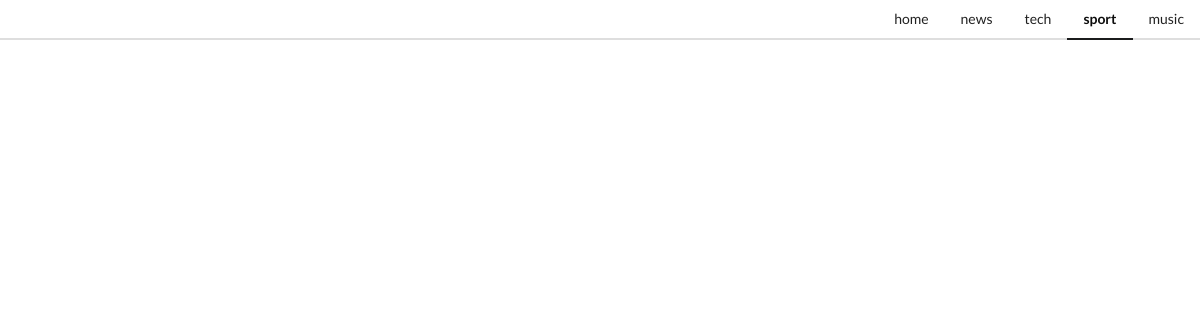
Before: /sport/ with the older database file.
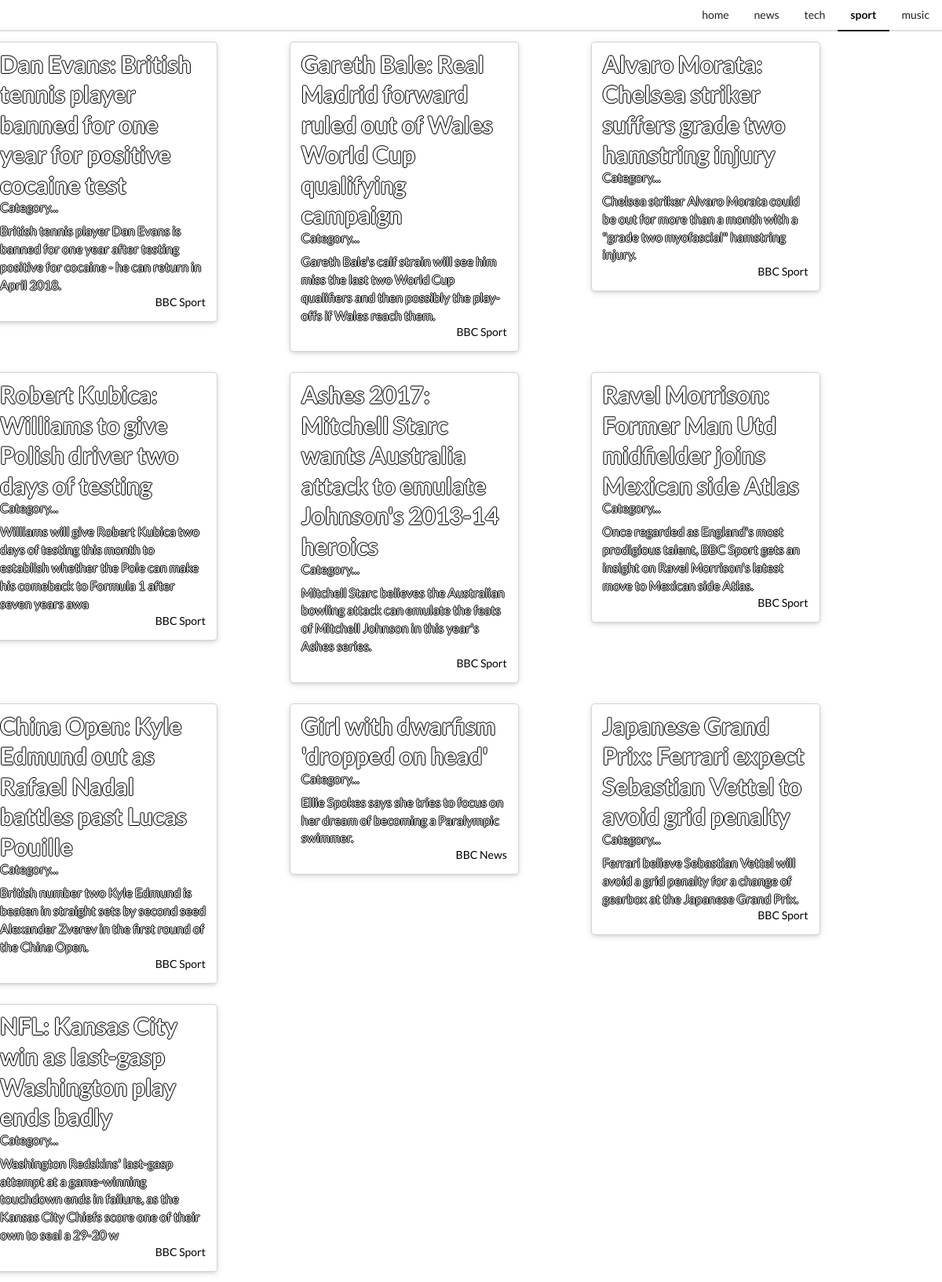
After: the same page with the newer database file.
### news_explorer/models.py (models this page shows, shortened)
class Article(models.Model):
    author = models.CharField(max_length=50)
    title = models.CharField(max_length=100)
    description = models.CharField(max_length=200)
    url = models.URLField(max_length=200, unique=True)
    url_to_image = models.URLField(max_length=200)
    publish_date = models.DateTimeField(null=True)
    tag = models.CharField(default='bbc-news', max_length=20)

### news_explorer/views.py (the view)
# urls.py: url(r'^sport/', views.sport_page),
def sport_page(request):
    articles = Article.objects.filter(tag='bbc-sport')
    context = {
        'articles': articles,
        'page': 'sport'
    }
    return render(request, 'news_explorer/default.html', context)

### news_explorer/templates/news_explorer/default.html (shortened to what this page needs)
<!DOCTYPE html>
<html>
<head>
    {% load static %}
    <link rel="stylesheet" type="text/css" href="{% static "src/css/style.css" %}">
    <link rel="stylesheet" type="text/css" href="{% static "src/css/semantic.min.css" %}">
</head>
<body>
<div class="ui secondary pointing stackable menu">
    <div class="right menu">
        <a class="item {% if page == 'home' %} active {% endif %}" href="/">
            home
        </a>
        <a class="item {% if page == 'news' %} active {% endif %}" href="/news/">
            news
        </a>
        <a class="item {% if page == 'tech' %} active {% endif %}" href="/tech/">
            tech
        </a>
        <a class="item {% if page == 'sport' %} active {% endif %}" href="/sport/">
            sport
        </a>
        <a class="item {% if page == 'music' %} active {% endif %}" href="/music/">
            music
        </a>
    </div>
</div>
<div class="ui stackable grid">
    {% for article in articles %}
        <div class="five wide column news-article">
            <div class="ui raised link card">
                <a class="content" href="{{ article.url }}"
                   style="
                           background-image: url('{{ article.url_to_image }}');
                           background-size: 110%;
                           background-size: cover;
                           background-position: center;">
                    <div class="header article-text-header article-text-color">{{ article.title }}</div>
                    <div class="meta">
                        <span class="category article-text-category article-text-color">Category...</span>
                    </div>
                    <div class="description article-text-main article-text-color">
                        <p>{{ article.description }}</p>
                    </div>
                    <div class="extra content">
                        <div class="right floated author article-text-source">
                            {{ article.author }}
                        </div>
                    </div>
                </a>
            </div>
        </div>
    {% endfor %}
</div>
</body>
</html>

### static/src/css/style.css (style rules this page uses)
.news-article { padding-left: 0% !important; width: 100% !important; }
.article-text-color { color: #fff !important; text-shadow: 1px 0 0 #000, 0 -1px 0 #000, 0 1px 0 #000, -1px 0 0 #000 !important; }
.article-text-header { font-size: 30px !important; }
.article-text-category { font-size: 16px !important; }
.article-text-main { font-size: 16px !important; }
.article-text-source { font-size: 14px !important; color: #000 !important; text-shadow: 1px 0 0 #fff, 0 -1px 0 #fff, 0 1px 0 #fff, -1px 0 0 #fff !important; }

Changed rows visible on the page:
added Article: title "Dan Evans: British tennis player banned for one year for positive cocaine test", description "British tennis player Dan Evans is banned for one year after testing positive for cocaine - he can return in April 2018.", author "BBC Sport"
added Article: title "Gareth Bale: Real Madrid forward ruled out of Wales World Cup qualifying campaign", description "Gareth Bale's calf strain will see him miss the last two World Cup qualifiers and then possibly the play-offs if Wales reach them.", author "BBC Sport"
added Article: title "Alvaro Morata: Chelsea striker suffers grade two hamstring injury", description "Chelsea striker Alvaro Morata could be out for more than a month with a \"grade two myofascial\" hamstring injury.", author "BBC Sport"
added Article: title "Robert Kubica: Williams to give Polish driver two days of testing", description "Williams will give Robert Kubica two days of testing this month to establish whether the Pole can make his comeback to Formula 1 after seven years awa", author "BBC Sport"
added Article: title "Ashes 2017: Mitchell Starc wants Australia attack to emulate Johnson's 2013-14 heroics", description "Mitchell Starc believes the Australian bowling attack can emulate the feats of Mitchell Johnson in this year's Ashes series.", author "BBC Sport"
added Article: title "Ravel Morrison: Former Man Utd midfielder joins Mexican side Atlas", description "Once regarded as England's most prodigious talent, BBC Sport gets an insight on Ravel Morrison's latest move to Mexican side Atlas.", author "BBC Sport"
added Article: title "China Open: Kyle Edmund out as Rafael Nadal battles past Lucas Pouille", description "British number two Kyle Edmund is beaten in straight sets by second seed Alexander Zverev in the first round of the China Open.", author "BBC Sport"
added Article: title "Girl with dwarfism 'dropped on head'", description "Ellie Spokes says she tries to focus on her dream of becoming a Paralympic swimmer.", author "BBC News"
added Article: title "Japanese Grand Prix: Ferrari expect Sebastian Vettel to avoid grid penalty", description "Ferrari believe Sebastian Vettel will avoid a grid penalty for a change of gearbox at the Japanese Grand Prix.", author "BBC Sport"
added Article: title "NFL: Kansas City win as last-gasp Washington play ends badly", description "Washington Redskins' last-gasp attempt at a game-winning touchdown ends in failure, as the Kansas City Chiefs score one of their own to seal a 29-20 w", author "BBC Sport"
